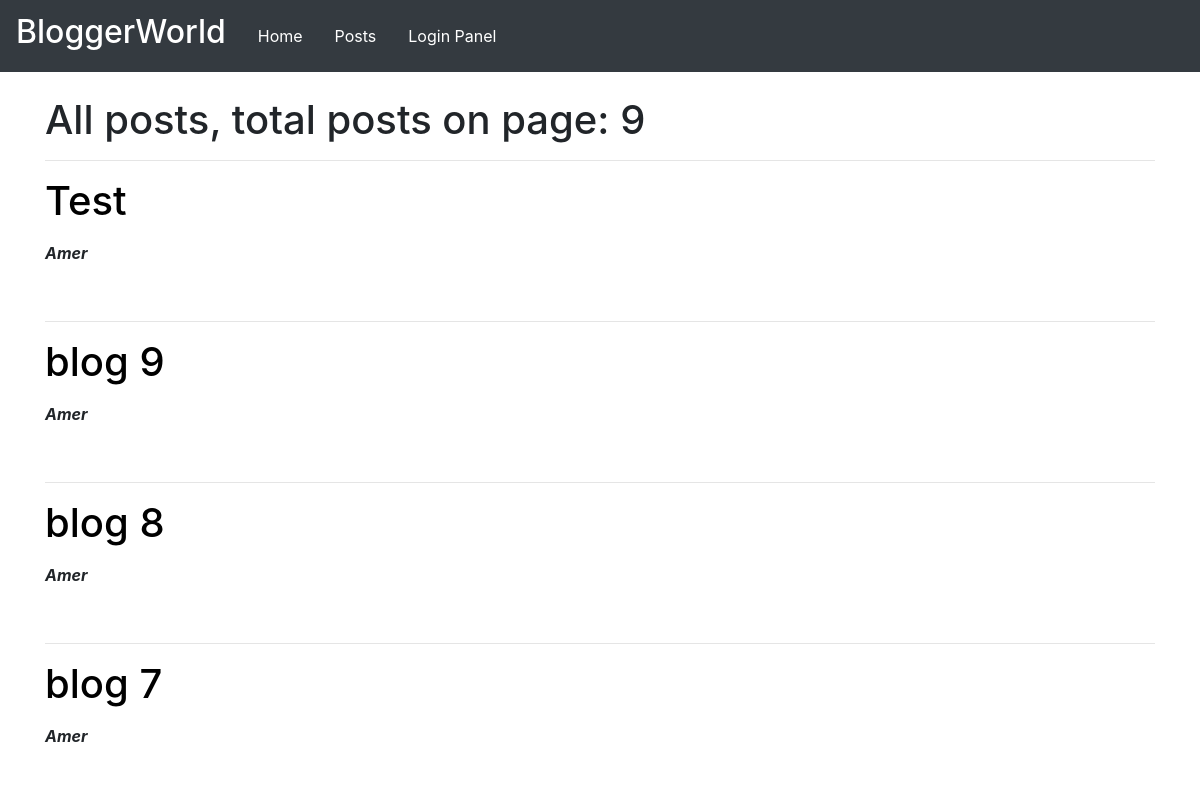
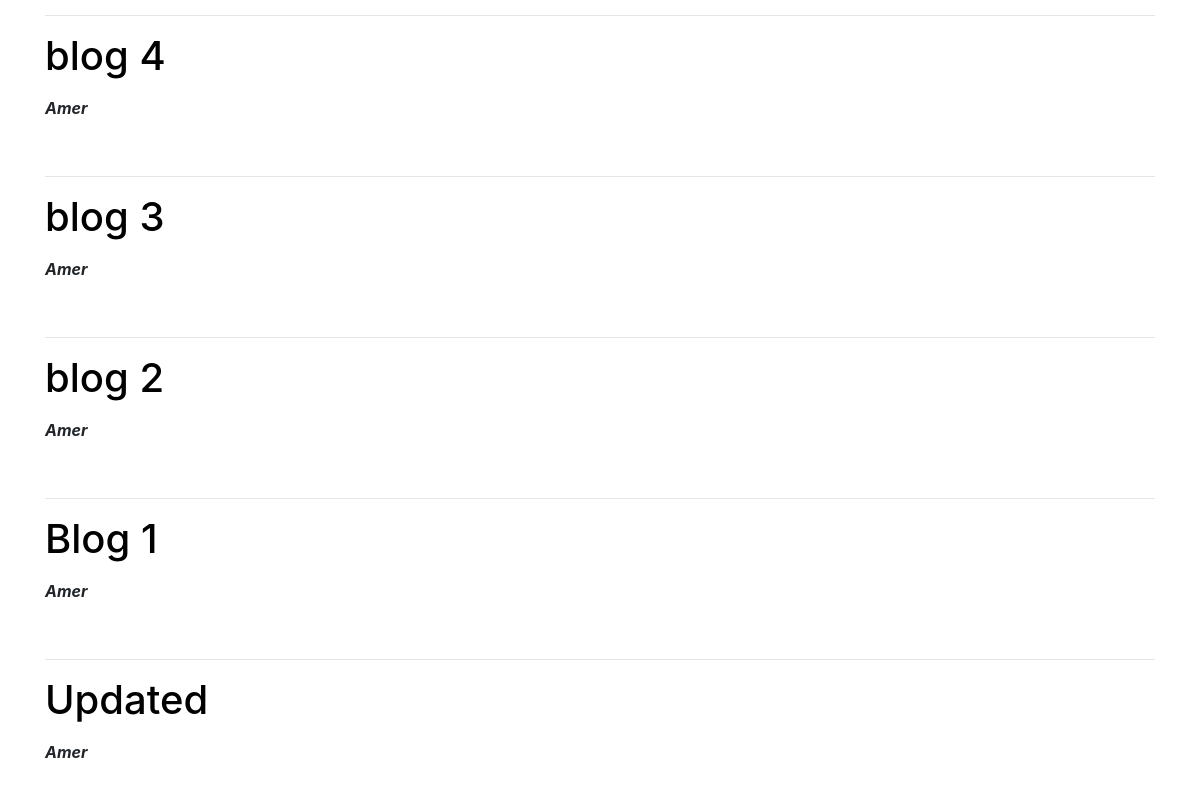
Page /posts.php on the earlier database version (2 pictures, top to bottom).
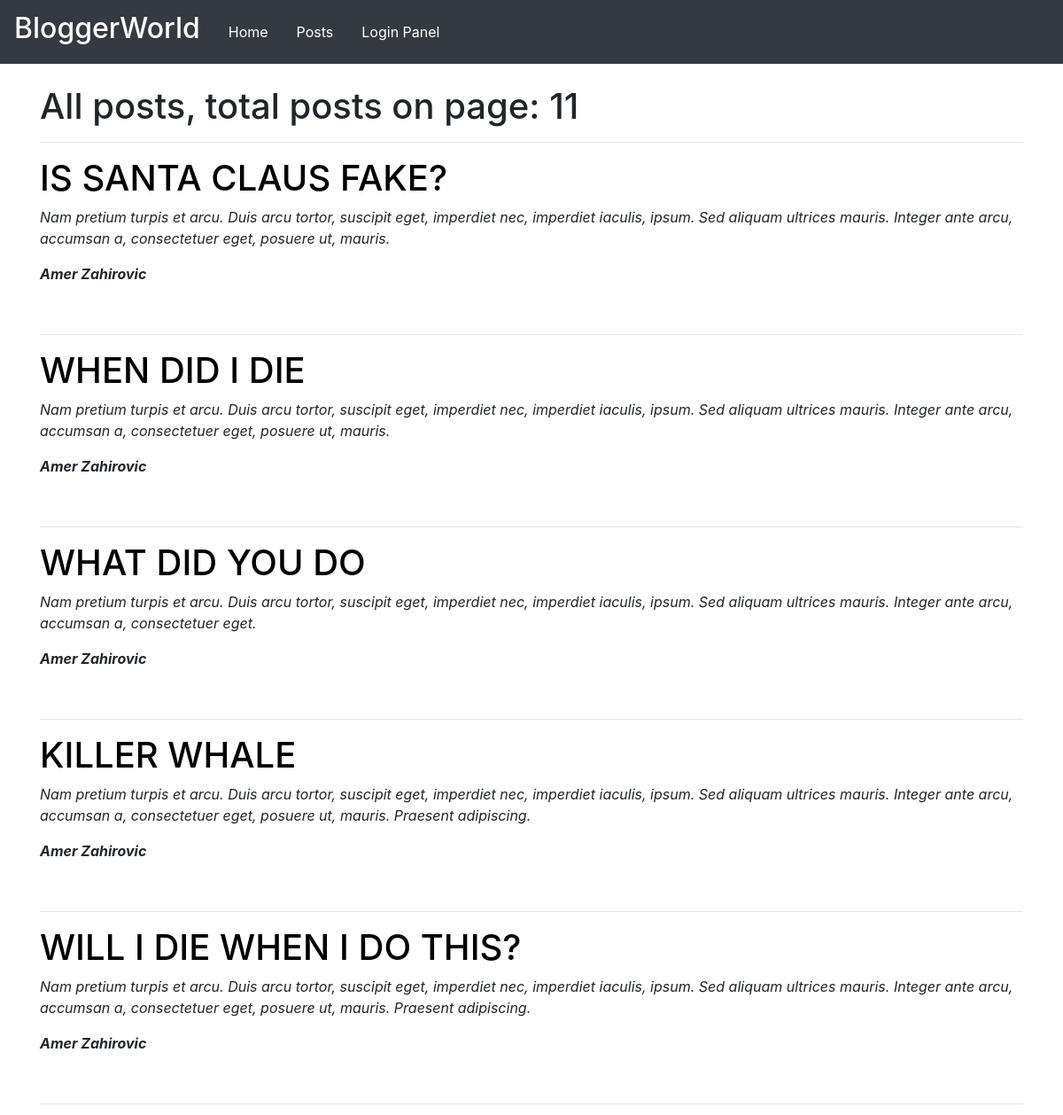
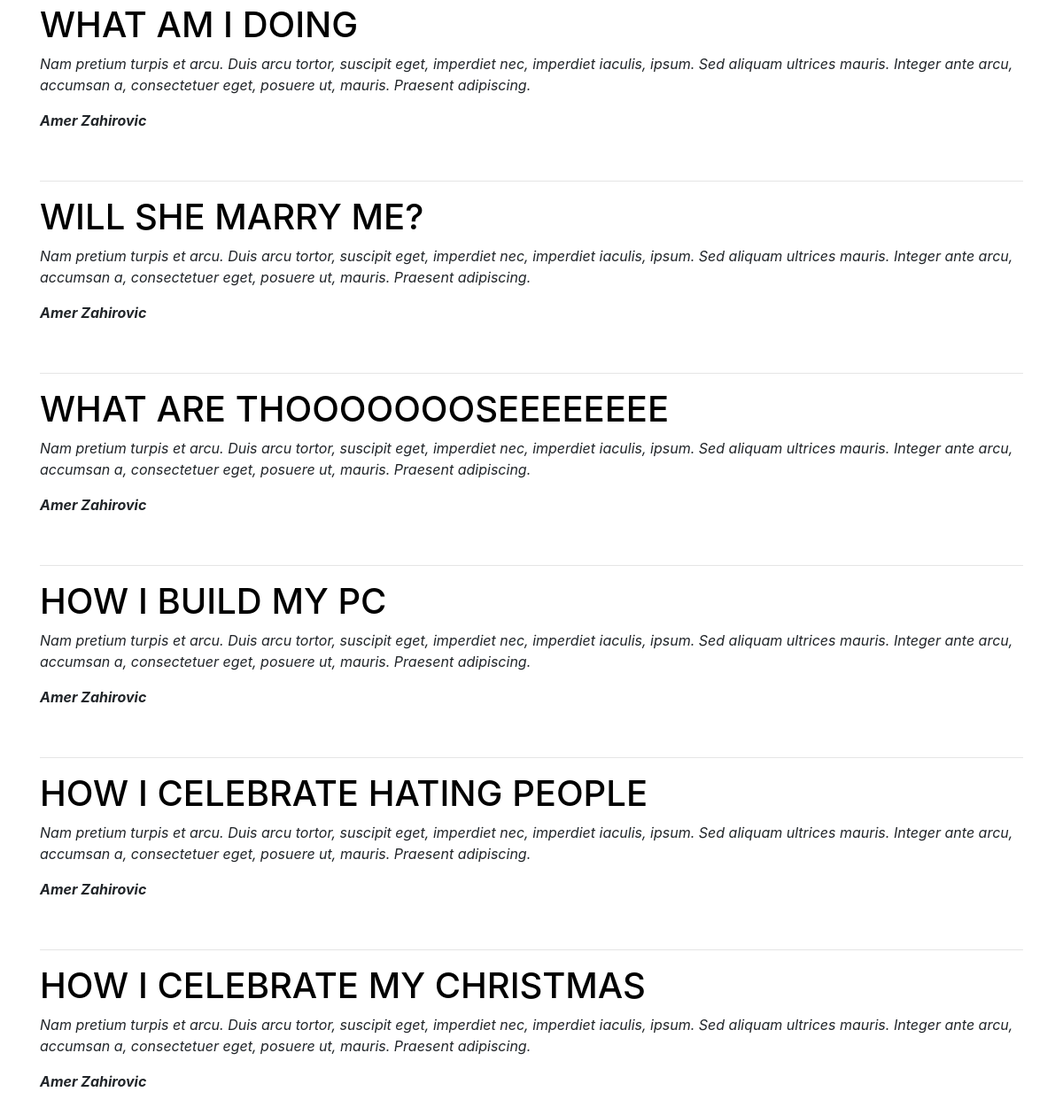
Same page on the later database version (2 pictures, top to bottom).
### tables this page shows
CREATE TABLE `posts` (
  `id` int(11) NOT NULL,
  `author` varchar(255) NOT NULL,
  `title` varchar(255) NOT NULL,
  `content` text NOT NULL,
  `created_at` datetime NOT NULL DEFAULT CURRENT_TIMESTAMP,
  `slug` varchar(255) NOT NULL,
  `shortdescription` varchar(255) NOT NULL
);

### public/posts.php (the view, shortened to what this page needs)
<?php
	require '../config.php';
	$posts = $connection->prepare('SELECT * FROM posts ORDER BY created_at DESC');
	$posts->execute([]);
	$posts = $posts->fetchAll(PDO::FETCH_ASSOC);
	$stmt = $connection->prepare('SELECT * FROM posts');
	$stmt->execute([]);
  	$rows = $stmt->fetchAll(PDO::FETCH_ASSOC);
  	$num_rows = count($rows);
 ?>
<!DOCTYPE html>
<html>
<head>
	<link rel="stylesheet" href="https://stackpath.bootstrapcdn.com/bootstrap/4.1.1/css/bootstrap.min.css">
	<link rel="stylesheet" type="text/css" href="css/main.css">
</head>
<body>
	<div class="navbar navbar-expand-lg navbar-dark  bg-dark">
		<div class="navbar-brand ">
			<h2>BloggerWorld</h2>
		</div>
		<ul class="nav">
			<li class="nav-item">
				<a class="nav-link" href="index.php">Home</a>
			</li>
			<li class="nav-item">
				<a class="nav-link" href="posts.php">Posts</a>
			</li>
			<li class="nav-item">
				<a class="nav-link" href="loginpanel.php">Login Panel</a>
			</li>
		</ul>
	</div>
	<div class="container-fluid">
		<div class="container">
			<br>
			<h1>All posts, total posts on page: <?php echo $num_rows; ?></h1>
			<hr>
			<?php foreach ($posts as $post) { ?>
			<div class="posts " >
				<a style="color: black; text-decoration-line: none" href="blogpage/<?php echo $post['slug']; ?>"><h1><?php echo $post['title']?></h1></a>
				<p><i><?php echo $post['shortdescription'] ?></i></p>
				<p> <b><i><?php echo $post['author'] ?></i></b></p>
				<br>
				<hr>
			</div>
			<?php } ?>
		</div>
	</div>
</body>
</html>

Differences in the rows shown:
removed posts: title "Test", author "Amer"
removed posts: title "blog 9", author "Amer"
removed posts: title "blog 8", author "Amer"
removed posts: title "blog 7", author "Amer"
removed posts: title "blog 4", author "Amer"
removed posts: title "blog 3", author "Amer"
removed posts: title "blog 2", author "Amer"
removed posts: title "Blog 1", author "Amer"
removed posts: title "Updated", author "Amer"
added posts: title "IS SANTA CLAUS FAKE?", shortdescription "Nam pretium turpis et arcu. Duis arcu tortor, suscipit eget, imperdiet nec, imperdiet iaculis, ipsum. Sed aliquam ultrices mauris. Integer ante arcu, accumsan a, consectetuer eget, posuere ut, mauris.", author "Amer Zahirovic"
added posts: title "WHEN DID I DIE", shortdescription "Nam pretium turpis et arcu. Duis arcu tortor, suscipit eget, imperdiet nec, imperdiet iaculis, ipsum. Sed aliquam ultrices mauris. Integer ante arcu, accumsan a, consectetuer eget, posuere ut, mauris.", author "Amer Zahirovic"
added posts: title "WHAT DID YOU DO", shortdescription "Nam pretium turpis et arcu. Duis arcu tortor, suscipit eget, imperdiet nec, imperdiet iaculis, ipsum. Sed aliquam ultrices mauris. Integer ante arcu, accumsan a, consectetuer eget.", author "Amer Zahirovic"
added posts: title "KILLER WHALE", shortdescription "Nam pretium turpis et arcu. Duis arcu tortor, suscipit eget, imperdiet nec, imperdiet iaculis, ipsum. Sed aliquam ultrices mauris. Integer ante arcu, accumsan a, consectetuer eget, posuere ut, mauris. Praesent adipiscing.", author "Amer Zahirovic"
added posts: title "WILL I DIE WHEN I DO THIS?", shortdescription "Nam pretium turpis et arcu. Duis arcu tortor, suscipit eget, imperdiet nec, imperdiet iaculis, ipsum. Sed aliquam ultrices mauris. Integer ante arcu, accumsan a, consectetuer eget, posuere ut, mauris. Praesent adipiscing.", author "Amer Zahirovic"
added posts: title "WHAT AM I DOING", shortdescription "Nam pretium turpis et arcu. Duis arcu tortor, suscipit eget, imperdiet nec, imperdiet iaculis, ipsum. Sed aliquam ultrices mauris. Integer ante arcu, accumsan a, consectetuer eget, posuere ut, mauris. Praesent adipiscing.", author "Amer Zahirovic"
added posts: title "WILL SHE MARRY ME?", shortdescription "Nam pretium turpis et arcu. Duis arcu tortor, suscipit eget, imperdiet nec, imperdiet iaculis, ipsum. Sed aliquam ultrices mauris. Integer ante arcu, accumsan a, consectetuer eget, posuere ut, mauris. Praesent adipiscing.", author "Amer Zahirovic"
added posts: title "WHAT ARE THOOOOOOOSEEEEEEEE", shortdescription "Nam pretium turpis et arcu. Duis arcu tortor, suscipit eget, imperdiet nec, imperdiet iaculis, ipsum. Sed aliquam ultrices mauris. Integer ante arcu, accumsan a, consectetuer eget, posuere ut, mauris. Praesent adipiscing.", author "Amer Zahirovic"
added posts: title "HOW I BUILD MY PC", shortdescription "Nam pretium turpis et arcu. Duis arcu tortor, suscipit eget, imperdiet nec, imperdiet iaculis, ipsum. Sed aliquam ultrices mauris. Integer ante arcu, accumsan a, consectetuer eget, posuere ut, mauris. Praesent adipiscing.", author "Amer Zahirovic"
added posts: title "HOW I CELEBRATE HATING PEOPLE", shortdescription "Nam pretium turpis et arcu. Duis arcu tortor, suscipit eget, imperdiet nec, imperdiet iaculis, ipsum. Sed aliquam ultrices mauris. Integer ante arcu, accumsan a, consectetuer eget, posuere ut, mauris. Praesent adipiscing.", author "Amer Zahirovic"
added posts: title "HOW I CELEBRATE MY CHRISTMAS", shortdescription "Nam pretium turpis et arcu. Duis arcu tortor, suscipit eget, imperdiet nec, imperdiet iaculis, ipsum. Sed aliquam ultrices mauris. Integer ante arcu, accumsan a, consectetuer eget, posuere ut, mauris. Praesent adipiscing.", author "Amer Zahirovic"
Other differences:
$num_rows: "9" → "11"
